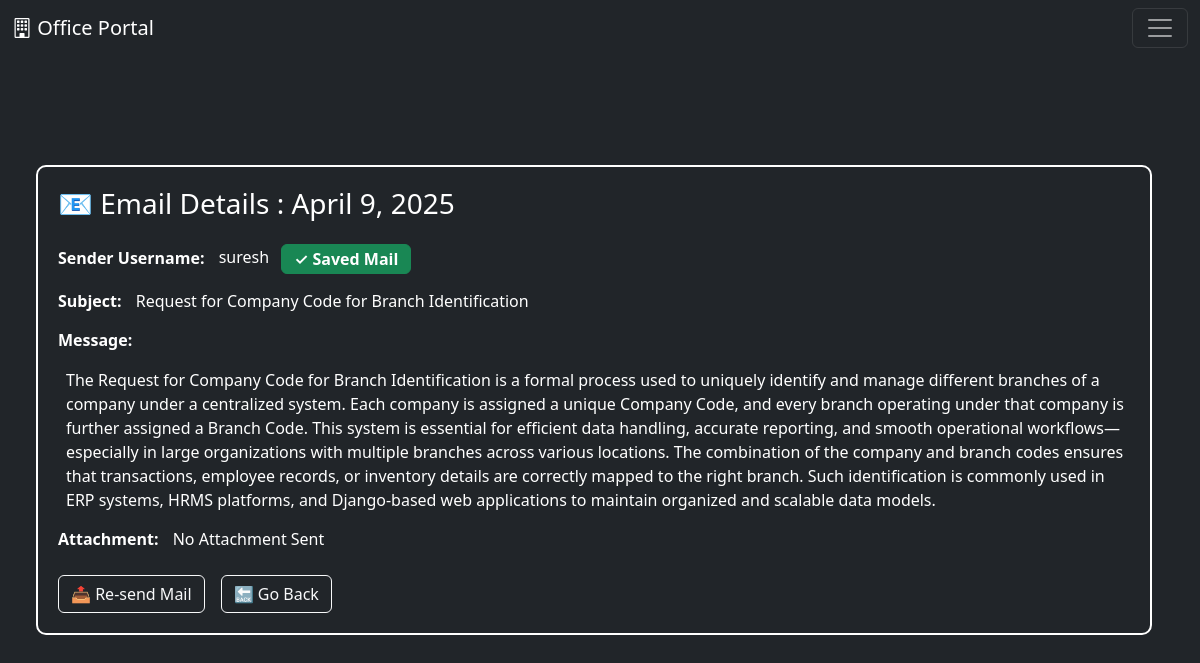
/mail-open/1/1/, run on the app's committed database.
### home/models.py (models this page shows, shortened)
class Mail(models.Model):
    names = models.ForeignKey(User, on_delete=models.CASCADE)
    user_name = models.CharField(max_length=500)
    subject = models.CharField(max_length=1000)
    text = models.CharField(max_length=5000)
    files = models.FileField(upload_to='pdf/', blank=True, null=True)
    text_time = models.DateField(default=timezone.now)

### home/views.py (the view)
# urls.py: path('mail-open/<int:mail_id>/<int:Page_Check>/', views.MailOpenPageFunction, name='MailOpen'),
def MailOpenPageFunction(request, mail_id, Page_Check):
    if int(Page_Check) == 3:
        MailDatas = SaveDatasM.objects.get(savemail_data = mail_id)
        context = {
            'mailData' : MailDatas,
            'Check_Name' : 'savemail',
            'Page_Check' : int(Page_Check),
        }
    else:
        MailData = Mail.objects.get(id = mail_id)
        checkData = SaveDatasM.objects.all().values()
        c1 = 0
        for cd in checkData:
            if int(cd['savemail_data']) == int(MailData.id):
                c1 += 1
        if c1 == 1:
            saveButton = 1
        else:
            saveButton = 0
        Check_Name = ''
        if Page_Check == 1:
            Check_Name = 'Sender'
        elif Page_Check == 2:
            Check_Name = 'Reciver'
        context = {
            'saveButton' : saveButton,
            'Check_Name' : Check_Name,
            'mailData' : MailData,
        }
    return render(request, 'MailOpenPage.html', context)

### home/navbar.py (called while the page is built)
def NavbarFunction(request):
    if request.user.is_authenticated:
        User_Profile = Profile.objects.get(name = request.user.id)
        return {
            "Category" : User_Profile.user_category,
        }
    return {
        "Category" : "Employee",
    }

### templates/MailOpenPage.html (shortened to what this page needs)
{% extends 'base.html' %}
{% block body %}
<div style="width: 99vw; height: 100vh; display: flex; justify-content: center; align-items: center; overflow: auto;">
    <div class="container my-5">
        <div class="email-card">
          <h3 class="mb-4">📧 Email Details : {{ mailData.text_time }}</h3>
          <div class="email-info">
            {% if Check_Name == 'Sender' or Check_Name == 'savemail' %}
                <span class="email-label">Sender Username:</span> {{ mailData.user_name }}
                {% if saveButton == 0 %}
                  <a href="{% url 'successfullSaveMail' mailData.id %}" class="btn text-black btn-info fw-semibold ms-2" style="width: 80px; height: 30px;"><span style="position: relative; top: -4px;">Save</span></a>
                {% else %}
                <a href="#" class="btn text-white btn-success fw-semibold ms-2" style="width: auto; height: 30px;"><span style="position: relative; top: -4px;">&#10003; Saved Mail</span></a>
                {% endif %}
            {% elif Check_Name == 'Reciver' %}
                <span class="email-label">Reciver Username:</span> {{ mailData.names }}
            {% endif %}
          </div>
          <div class="email-info">
            <span class="email-label">Subject:</span> {{ mailData.subject }}
          </div>
          <div class="email-info">
            <span class="email-label">Message:</span><br>
            <div class="ms-2 mt-3">
                <span style="white-space: pre-line;">{{ mailData.text }}</span>
            </div>
          </div>
          <div class="email-info">
            {% if mailData.files %}
                <span class="email-label">Attachment:</span> <a class="a-none" href="/media/{{ mailData.files }}" target="_blank">Check Attachment</a>
            {% else %}
                <span class="email-label">Attachment:</span> No Attachment Sent
            {% endif %}
          </div>
          <div class="d-flex gap-3 mt-4">
            {% if Check_Name == 'Sender' %}
              <a href="{% url 'DirectMessage' mailData.user_name Check_Name %}" class="btn btn-outline-light">📤 Re-send Mail</a>
            {% elif Check_Name == 'savemail' %}
              <a href="{% url 'DirectMessage' mailData.user_name Check_Name %}" class="btn btn-outline-light">📤 Re-send Mail</a>
            {% endif %}
            {% if Check_Name == 'Sender' %}
              <a href="{% url 'mail' %}" class="btn btn-outline-light">🔙 Go Back</a>
            {% elif Check_Name == 'Reciver' %}
              <a href="{% url 'sendUs' %}" class="btn btn-outline-light">🔙 Go Back</a>
            {% elif Check_Name == 'savemail' %}
              <a href="{% url 'SaveMail' %}" class="btn btn-outline-light">🔙 Go Back</a>
            {% endif %}
          </div>
        </div>
    </div>
</div>
{% endblock %}

### templates/MailOpenPage.html (style rules this page uses)
.email-card { border: 2px solid white; color: white; border-radius: 10px; padding: 20px; }
.email-info { margin-bottom: 15px; }
.email-label { font-weight: bold; margin-right: 10px; }

### data on the page
Mail: text_time "April 9, 2025", user_name "suresh", subject "Request for Company Code for Branch Identification", text "The Request for Company Code for Branch Identification is a formal process used to uniquely identify and manage different branches of a company under a centralized system. Each company is assigned a unique Company Code, and every branch operating under that company is further assigned a Branch Code. This system is essential for efficient data handling, accurate reporting, and smooth operational workflows—especially in large organizations with multiple branches across various locations. The combination of the company and branch codes ensures that transactions, employee records, or inventory details are correctly mapped to the right branch. Such identification is commonly used in ERP systems,…"
